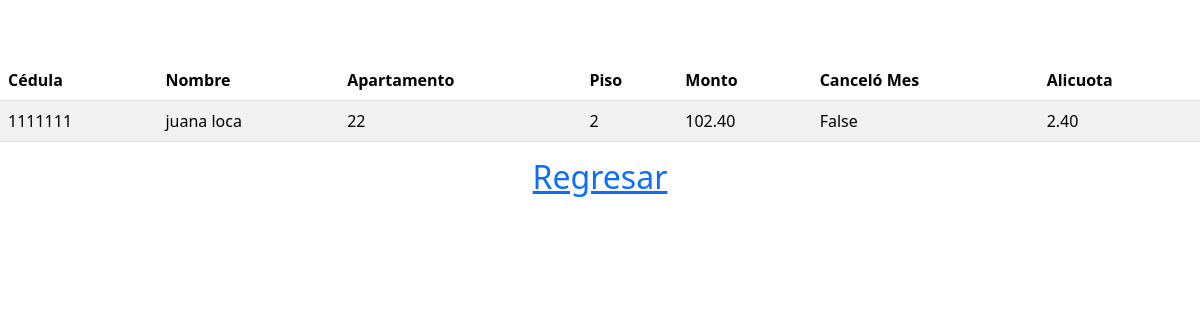
Page /detalle/2 on the committed database.
### pago_condominio/models.py (models this page shows)
class Propietario(models.Model):
    cedula = models.IntegerField(default=0, unique=True)
    nombre = models.CharField(max_length=150)
    apartamento = models.IntegerField(default=0)
    piso = models.IntegerField(default=0)
    monto = models.DecimalField(default=0, max_digits=6, decimal_places=2)
    cancelar = models.BooleanField( default=False)
    alicuota = models.DecimalField(default=0, max_digits=4, decimal_places=2)
    def __str__(self):
        return str(self.cedula)

### pago_condominio/views.py (the view)
# urls.py: path('detalle/<int:pk>', views.PropietarioDetalle.as_view(template_name = "propietarios/detalle.html"), name='detalle'),
class PropietarioDetalle(DetailView):
    model = Propietario
    def get_context_data(self, **kwargs):
        context = super().get_context_data(**kwargs)
        print(context)
        return  context

### pago_condominio/templates/propietarios/detalle.html (shortened to what this page needs)
<!DOCTYPE html>
<html>
    <head>
        <link rel="stylesheet" href="">
        {% load bootstrap5 %}
        {% bootstrap_css %}
        {% load static %}
    </head>
    <body>
    <table class="table table-striped table-hover">
        <thead>
            <tr>
                <th>Cédula</th>
                <th>Nombre</th>
                <th>Apartamento</th>
                <th>Piso</th>
                <th>Monto</th>
                <th>Canceló Mes</th>
                <th>Alicuota</th>
            </tr>
        </thead>
                <td>{{object.cedula}}</td>
                <td>{{object.nombre}}</td>
                <td>{{object.apartamento}}</td>
                <td>{{object.piso}}</td>
                <td>{{object.monto}}</td>
                <td>{{object.cancelar}}</td>
                <td>{{object.alicuota}}</td>
    </table>
    <div class = "regresa">
        <a href="{% url 'muestra' %}"><h2>Regresar</h2></a>
    </div>
    </body>
</html>

### pago_condominio/templates/propietarios/detalle.html (style rules this page uses)
.table { margin-top:60px; }
.regresa { text-align:center; }

### rows in the picture
Propietario: cedula "1111111", nombre "juana loca", apartamento "22", piso "2", monto "102.40", cancelar "False", alicuota "2.40"
